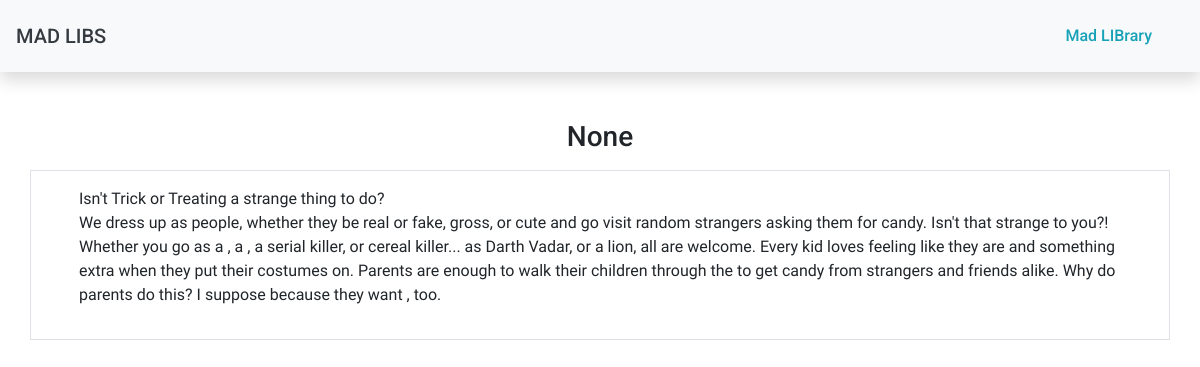
Page /home/trick_result/ on the earlier database version.
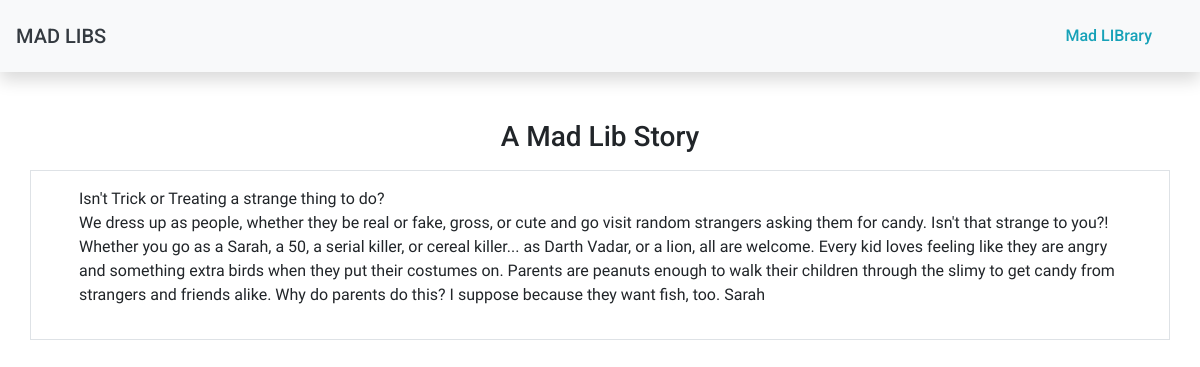
Same page on the later database version.
### list/models.py (models this page shows)
class StoryElement(models.Model):
    def __str__(self):
        return self.name
    name =  models.CharField(max_length=100, default="A Mad Lib Story")
    field1 = models.CharField(max_length=500, default="")
    field2 = models.CharField(max_length=200, default="")
    field3 = models.CharField(max_length=200, default="")
    field4 = models.CharField(max_length=200, default="")
    field5 = models.CharField(max_length=200, default="")
    field6 = models.CharField(max_length=200, default="")
    field7 = models.CharField(max_length=200, default="")

### list/views.py (the view)
# urls.py: path('trick_result/', views.trick_result, name="trick_results"),
def trick_result(request):
    results = StoryElement.objects.all().last()
    return render(request, 'list/trick-result.html', {'results': results})

### list/templates/list/trick-result.html
{% extends 'list/base.html' %}
{% block body %}
    <div class="container py-5">
        <div class="row">
            <div class="col pb-2">
                <h3 class="text-center">{{ results }}</h3>
            </div>
        </div>
        <div class="row">
            <div class="col py-3 px-5 border">
                <span class="story">
                <p>
                    Isn't Trick or Treating a strange thing to do?<br>
                    We dress up as people, whether they be real or fake, gross, or cute
                    and go visit random strangers asking them for candy. Isn't that strange to you?! <br>
                    Whether you go as a {{ results.field1 }}, a {{ results.field2 }}, a serial killer, or cereal killer... as Darth Vadar, or a lion, all are welcome.
                    Every kid loves feeling like they are {{ results.field3 }} and something extra {{ results.field4 }} when they put their costumes on.
                    Parents are {{ results.field5 }} enough to walk their children through the {{ results.field6 }} to get candy from strangers and friends alike. Why do parents
                    do this? I suppose because they want {{ results.field7 }}, too.
                    {{ results.field1 }}
                </p>
                </span>
            </div>
        </div>
    </div>
{% endblock %}

Differences in the rows shown:
added StoryElement: name "A Mad Lib Story", field1 "Sarah", field2 "50", field3 "angry", field4 "birds", field5 "peanuts", field6 "slimy", field7 "fish"
Other differences:
{{ results }}: "None" → (not shown)
